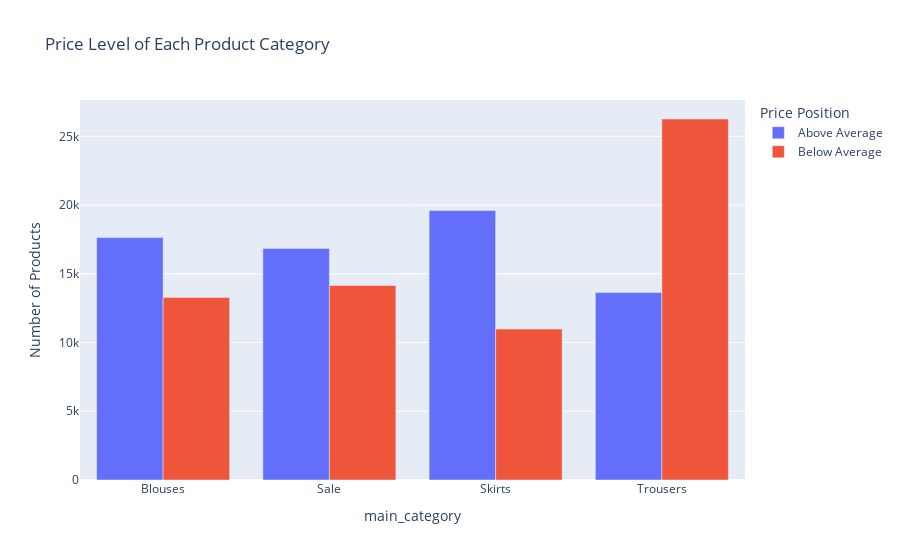

Write notebook code for a chart like this one.
### Code cell
# Group by product category and price level
category_price_level = df.groupby(['main_category', 'price_above_avg']).size().reset_index(name='count')

# Plot a grouped bar chart
fig = px.bar(category_price_level,
             x='main_category', y='count', color='price_above_avg',
             barmode='group',
             title='Price Level of Each Product Category',
             labels={'count': 'Number of Products', 'price_above_avg': 'Price Position'})
fig.show()

### Figure 1 — Plotly figure (JSON) as saved in the notebook; plotly's stock layout.template omitted (floating-point values rounded to 4 significant figures)
{"data": [{"alignmentgroup": "True", "hovertemplate": "Price Position=Above Average<br>main_category=%{x}<br>Number of Products=%{y}<extra></extra>", "legendgroup": "Above Average", "marker": {"color": "#636efa", "pattern": {"shape": ""}}, "name": "Above Average", "offsetgroup": "Above Average", "orientation": "v", "showlegend": true, "textposition": "auto", "type": "bar", "x": ["Blouses", "Sale", "Skirts", "Trousers"], "xaxis": "x", "y": [17632, 16847, 19604, 13631], "yaxis": "y"}, {"alignmentgroup": "True", "hovertemplate": "Price Position=Below Average<br>main_category=%{x}<br>Number of Products=%{y}<extra></extra>", "legendgroup": "Below Average", "marker": {"color": "#EF553B", "pattern": {"shape": ""}}, "name": "Below Average", "offsetgroup": "Below Average", "orientation": "v", "showlegend": true, "textposition": "auto", "type": "bar", "x": ["Blouses", "Sale", "Skirts", "Trousers"], "xaxis": "x", "y": [13279, 14147, 10979, 26260], "yaxis": "y"}], "layout": {"barmode": "group", "legend": {"title": {"text": "Price Position"}, "tracegroupgap": 0}, "title": {"text": "Price Level of Each Product Category"}, "xaxis": {"anchor": "y", "domain": [0, 1], "title": {"text": "main_category"}}, "yaxis": {"anchor": "x", "domain": [0, 1], "title": {"text": "Number of Products"}}}}
